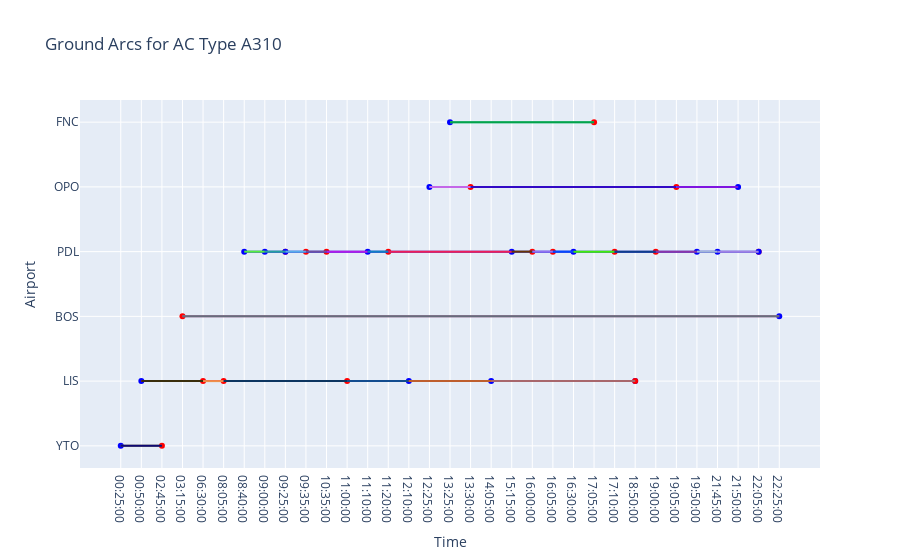
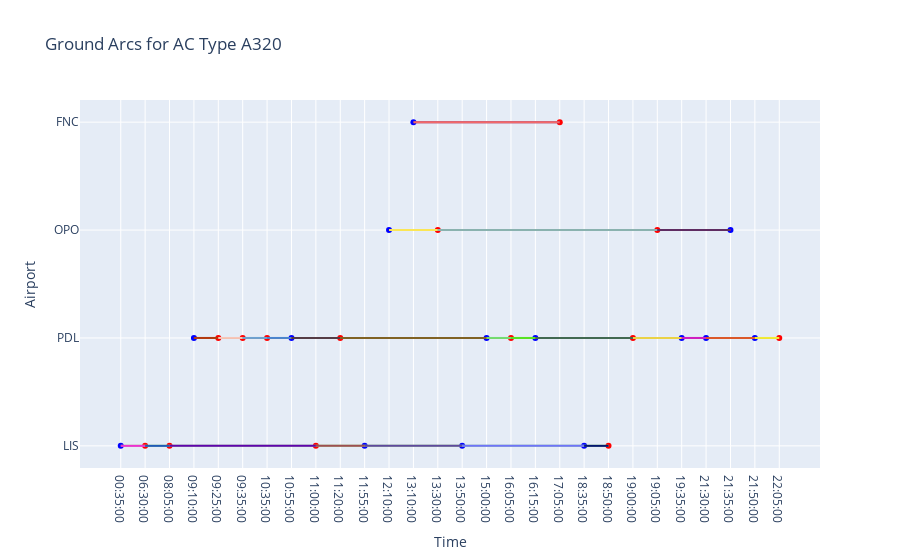

Notebook code for these charts, in order:
### Code cell
import random
import plotly.graph_objects as go

for k in ac_list:
    df = events[events['AC Type'] == k].sort_values(by=['Time'])
    fig = go.Figure()
    
    # Set marker color based on 'D_A' column
    marker_color = ['red' if d_a == 'Departure' else 'blue' for d_a in df['D_A']]
    
    # Add ground arcs
    ground_arcs_k = ground_arcs[ground_arcs['AC Type'] == k]
    for i, row in ground_arcs_k.iterrows():
        # Generate a random color
        random_color = '#' + ''.join(random.choices('0123456789ABCDEF', k=6))
        fig.add_shape(
            type="line",
            x0=row['Start Time'],
            y0=row['Airport'],
            x1=row['End Time'],
            y1=row['Airport'],
            line=dict(color=random_color, width=2)
        )
    
    fig.add_trace(go.Scatter(
        x=df['Time'], 
        y=df['Airport'], 
        mode='markers+text',
        marker=dict(color=marker_color),
        hovertemplate= '<b>Flight no.</b>: ' + df['Flight N'] + '<br>' ))
    
    
    fig.update_layout(
        title="Ground Arcs for AC Type " + k,
        xaxis_title="Time",
        yaxis_title="Airport",
    )
    fig.show()

### Figure 1 — Plotly figure (JSON) as saved in the notebook; plotly's stock layout.template omitted (floating-point values rounded to 4 significant figures)
{"data": [{"hovertemplate": ["<b>Flight no.</b>: S4222<br>", "<b>Flight no.</b>: S4128<br>", "<b>Flight no.</b>: S4223<br>", "<b>Flight no.</b>: S422X<br>", "<b>Flight no.</b>: S4121<br>", "<b>Flight no.</b>: S422Y<br>", "<b>Flight no.</b>: S422X<br>", "<b>Flight no.</b>: S4223<br>", "<b>Flight no.</b>: S4120<br>", "<b>Flight no.</b>: S4121<br>", "<b>Flight no.</b>: S4320<br>", "<b>Flight no.</b>: S4160<br>", "<b>Flight no.</b>: S4125<br>", "<b>Flight no.</b>: S422Y<br>", "<b>Flight no.</b>: S4220<br>", "<b>Flight no.</b>: S4120<br>", "<b>Flight no.</b>: S4320<br>", "<b>Flight no.</b>: S4160<br>", "<b>Flight no.</b>: S4321<br>", "<b>Flight no.</b>: S4220<br>", "<b>Flight no.</b>: S4125<br>", "<b>Flight no.</b>: S4221<br>", "<b>Flight no.</b>: S4124<br>", "<b>Flight no.</b>: S4321<br>", "<b>Flight no.</b>: S4161<br>", "<b>Flight no.</b>: S4222<br>", "<b>Flight no.</b>: S4124<br>", "<b>Flight no.</b>: S4129<br>", "<b>Flight no.</b>: S4212<br>", "<b>Flight no.</b>: S4213<br>", "<b>Flight no.</b>: S4161<br>", "<b>Flight no.</b>: S4129<br>", "<b>Flight no.</b>: S4212<br>", "<b>Flight no.</b>: S4128<br>", "<b>Flight no.</b>: S4213<br>", "<b>Flight no.</b>: S4221<br>"], "marker": {"color": ["blue", "blue", "red", "red", "red", "red", "blue", "blue", "red", "blue", "red", "red", "red", "blue", "red", "blue", "blue", "blue", "red", "blue", "blue", "red", "red", "blue", "red", "red", "blue", "red", "red", "red", "blue", "blue", "blue", "red", "blue", "blue"]}, "mode": "markers+text", "type": "scatter", "x": ["00:25:00", "00:50:00", "02:45:00", "03:15:00", "06:30:00", "08:05:00", "08:40:00", "09:00:00", "09:25:00", "09:25:00", "09:35:00", "10:35:00", "11:00:00", "11:10:00", "11:20:00", "12:10:00", "12:25:00", "13:25:00", "13:30:00", "14:05:00", "15:15:00", "16:00:00", "16:05:00", "16:30:00", "17:05:00", "17:10:00", "18:50:00", "18:50:00", "19:00:00", "19:05:00", "19:50:00", "21:45:00", "21:50:00", "22:05:00", "22:05:00", "22:25:00"], "y": ["YTO", "LIS", "YTO", "BOS", "LIS", "LIS", "PDL", "PDL", "PDL", "PDL", "PDL", "PDL", "LIS", "PDL", "PDL", "LIS", "OPO", "FNC", "OPO", "LIS", "PDL", "PDL", "PDL", "PDL", "FNC", "PDL", "LIS", "LIS", "PDL", "OPO", "PDL", "PDL", "OPO", "PDL", "PDL", "BOS"]}], "layout": {"shapes": [{"line": {"color": "#B968A7", "width": 2}, "type": "line", "x0": "22:25:00", "x1": "03:15:00", "y0": "BOS", "y1": "BOS"}, {"line": {"color": "#666C7A", "width": 2}, "type": "line", "x0": "03:15:00", "x1": "22:25:00", "y0": "BOS", "y1": "BOS"}, {"line": {"color": "#54D2A3", "width": 2}, "type": "line", "x0": "17:05:00", "x1": "13:25:00", "y0": "FNC", "y1": "FNC"}, {"line": {"color": "#03A24B", "width": 2}, "type": "line", "x0": "13:25:00", "x1": "17:05:00", "y0": "FNC", "y1": "FNC"}, {"line": {"color": "#F70656", "width": 2}, "type": "line", "x0": "18:50:00", "x1": "00:50:00", "y0": "LIS", "y1": "LIS"}, {"line": {"color": "#392E0C", "width": 2}, "type": "line", "x0": "00:50:00", "x1": "06:30:00", "y0": "LIS", "y1": "LIS"}, {"line": {"color": "#EE914A", "width": 2}, "type": "line", "x0": "06:30:00", "x1": "08:05:00", "y0": "LIS", "y1": "LIS"}, {"line": {"color": "#0C3560", "width": 2}, "type": "line", "x0": "08:05:00", "x1": "11:00:00", "y0": "LIS", "y1": "LIS"}, {"line": {"color": "#124C8F", "width": 2}, "type": "line", "x0": "11:00:00", "x1": "12:10:00", "y0": "LIS", "y1": "LIS"}, {"line": {"color": "#BE5E2D", "width": 2}, "type": "line", "x0": "12:10:00", "x1": "14:05:00", "y0": "LIS", "y1": "LIS"}, {"line": {"color": "#A8676C", "width": 2}, "type": "line", "x0": "14:05:00", "x1": "18:50:00", "y0": "LIS", "y1": "LIS"}, {"line": {"color": "#00EEF1", "width": 2}, "type": "line", "x0": "21:50:00", "x1": "12:25:00", "y0": "OPO", "y1": "OPO"}, {"line": {"color": "#C467E8", "width": 2}, "type": "line", "x0": "12:25:00", "x1": "13:30:00", "y0": "OPO", "y1": "OPO"}, {"line": {"color": "#3209C5", "width": 2}, "type": "line", "x0": "13:30:00", "x1": "19:05:00", "y0": "OPO", "y1": "OPO"}, {"line": {"color": "#7F14E0", "width": 2}, "type": "line", "x0": "19:05:00", "x1": "21:50:00", "y0": "OPO", "y1": "OPO"}, {"line": {"color": "#1825D0", "width": 2}, "type": "line", "x0": "22:05:00", "x1": "08:40:00", "y0": "PDL", "y1": "PDL"}, {"line": {"color": "#56EE40", "width": 2}, "type": "line", "x0": "08:40:00", "x1": "09:00:00", "y0": "PDL", "y1": "PDL"}, {"line": {"color": "#0448FF", "width": 2}, "type": "line", "x0": "16:05:00", "x1": "16:30:00", "y0": "PDL", "y1": "PDL"}, {"line": {"color": "#40EB0C", "width": 2}, "type": "line", "x0": "16:30:00", "x1": "17:10:00", "y0": "PDL", "y1": "PDL"}, {"line": {"color": "#103E8B", "width": 2}, "type": "line", "x0": "17:10:00", "x1": "19:00:00", "y0": "PDL", "y1": "PDL"}, {"line": {"color": "#8C36A9", "width": 2}, "type": "line", "x0": "19:00:00", "x1": "19:50:00", "y0": "PDL", "y1": "PDL"}, {"line": {"color": "#A2B6DB", "width": 2}, "type": "line", "x0": "19:50:00", "x1": "21:45:00", "y0": "PDL", "y1": "PDL"}, {"line": {"color": "#A183E5", "width": 2}, "type": "line", "x0": "21:45:00", "x1": "22:05:00", "y0": "PDL", "y1": "PDL"}, {"line": {"color": "#26A0A0", "width": 2}, "type": "line", "x0": "09:00:00", "x1": "09:25:00", "y0": "PDL", "y1": "PDL"}, {"line": {"color": "#58ACEB", "width": 2}, "type": "line", "x0": "09:25:00", "x1": "09:35:00", "y0": "PDL", "y1": "PDL"}, {"line": {"color": "#6E50A1", "width": 2}, "type": "line", "x0": "09:35:00", "x1": "10:35:00", "y0": "PDL", "y1": "PDL"}, {"line": {"color": "#B21BEA", "width": 2}, "type": "line", "x0": "10:35:00", "x1": "11:10:00", "y0": "PDL", "y1": "PDL"}, {"line": {"color": "#127FC4", "width": 2}, "type": "line", "x0": "11:10:00", "x1": "11:20:00", "y0": "PDL", "y1": "PDL"}, {"line": {"color": "#EF1E59", "width": 2}, "type": "line", "x0": "11:20:00", "x1": "15:15:00", "y0": "PDL", "y1": "PDL"}, {"line": {"color": "#693506", "width": 2}, "type": "line", "x0": "15:15:00", "x1": "16:00:00", "y0": "PDL", "y1": "PDL"}, {"line": {"color": "#9272F1", "width": 2}, "type": "line", "x0": "16:00:00", "x1": "16:05:00", "y0": "PDL", "y1": "PDL"}, {"line": {"color": "#827832", "width": 2}, "type": "line", "x0": "02:45:00", "x1": "00:25:00", "y0": "YTO", "y1": "YTO"}, {"line": {"color": "#0E0875", "width": 2}, "type": "line", "x0": "00:25:00", "x1": "02:45:00", "y0": "YTO", "y1": "YTO"}], "title": {"text": "Ground Arcs for AC Type A310"}, "xaxis": {"title": {"text": "Time"}}, "yaxis": {"title": {"text": "Airport"}}}}

### Figure 2 — Plotly figure (JSON) as saved in the notebook; plotly's stock layout.template omitted (floating-point values rounded to 4 significant figures)
{"data": [{"hovertemplate": ["<b>Flight no.</b>: S4128<br>", "<b>Flight no.</b>: S4121<br>", "<b>Flight no.</b>: S422Y<br>", "<b>Flight no.</b>: S4121<br>", "<b>Flight no.</b>: S4120<br>", "<b>Flight no.</b>: S4320<br>", "<b>Flight no.</b>: S4160<br>", "<b>Flight no.</b>: S422Y<br>", "<b>Flight no.</b>: S4125<br>", "<b>Flight no.</b>: S4220<br>", "<b>Flight no.</b>: S4120<br>", "<b>Flight no.</b>: S4320<br>", "<b>Flight no.</b>: S4160<br>", "<b>Flight no.</b>: S4321<br>", "<b>Flight no.</b>: S4220<br>", "<b>Flight no.</b>: S4125<br>", "<b>Flight no.</b>: S4124<br>", "<b>Flight no.</b>: S4321<br>", "<b>Flight no.</b>: S4161<br>", "<b>Flight no.</b>: S4124<br>", "<b>Flight no.</b>: S4129<br>", "<b>Flight no.</b>: S4212<br>", "<b>Flight no.</b>: S4213<br>", "<b>Flight no.</b>: S4161<br>", "<b>Flight no.</b>: S4129<br>", "<b>Flight no.</b>: S4212<br>", "<b>Flight no.</b>: S4213<br>", "<b>Flight no.</b>: S4128<br>"], "marker": {"color": ["blue", "red", "red", "blue", "red", "red", "red", "blue", "red", "red", "blue", "blue", "blue", "red", "blue", "blue", "red", "blue", "red", "blue", "red", "red", "red", "blue", "blue", "blue", "blue", "red"]}, "mode": "markers+text", "type": "scatter", "x": ["00:35:00", "06:30:00", "08:05:00", "09:10:00", "09:25:00", "09:35:00", "10:35:00", "10:55:00", "11:00:00", "11:20:00", "11:55:00", "12:10:00", "13:10:00", "13:30:00", "13:50:00", "15:00:00", "16:05:00", "16:15:00", "17:05:00", "18:35:00", "18:50:00", "19:00:00", "19:05:00", "19:35:00", "21:30:00", "21:35:00", "21:50:00", "22:05:00"], "y": ["LIS", "LIS", "LIS", "PDL", "PDL", "PDL", "PDL", "PDL", "LIS", "PDL", "LIS", "OPO", "FNC", "OPO", "LIS", "PDL", "PDL", "PDL", "FNC", "LIS", "LIS", "PDL", "OPO", "PDL", "PDL", "OPO", "PDL", "PDL"]}], "layout": {"shapes": [{"line": {"color": "#782778", "width": 2}, "type": "line", "x0": "17:05:00", "x1": "13:10:00", "y0": "FNC", "y1": "FNC"}, {"line": {"color": "#F36969", "width": 2}, "type": "line", "x0": "13:10:00", "x1": "17:05:00", "y0": "FNC", "y1": "FNC"}, {"line": {"color": "#9DDE7D", "width": 2}, "type": "line", "x0": "18:50:00", "x1": "00:35:00", "y0": "LIS", "y1": "LIS"}, {"line": {"color": "#EF30D4", "width": 2}, "type": "line", "x0": "00:35:00", "x1": "06:30:00", "y0": "LIS", "y1": "LIS"}, {"line": {"color": "#2059B8", "width": 2}, "type": "line", "x0": "06:30:00", "x1": "08:05:00", "y0": "LIS", "y1": "LIS"}, {"line": {"color": "#6003AF", "width": 2}, "type": "line", "x0": "08:05:00", "x1": "11:00:00", "y0": "LIS", "y1": "LIS"}, {"line": {"color": "#9E4E53", "width": 2}, "type": "line", "x0": "11:00:00", "x1": "11:55:00", "y0": "LIS", "y1": "LIS"}, {"line": {"color": "#5F489F", "width": 2}, "type": "line", "x0": "11:55:00", "x1": "13:50:00", "y0": "LIS", "y1": "LIS"}, {"line": {"color": "#6F73FB", "width": 2}, "type": "line", "x0": "13:50:00", "x1": "18:35:00", "y0": "LIS", "y1": "LIS"}, {"line": {"color": "#041671", "width": 2}, "type": "line", "x0": "18:35:00", "x1": "18:50:00", "y0": "LIS", "y1": "LIS"}, {"line": {"color": "#DD277F", "width": 2}, "type": "line", "x0": "21:35:00", "x1": "12:10:00", "y0": "OPO", "y1": "OPO"}, {"line": {"color": "#FBE655", "width": 2}, "type": "line", "x0": "12:10:00", "x1": "13:30:00", "y0": "OPO", "y1": "OPO"}, {"line": {"color": "#8AB2AF", "width": 2}, "type": "line", "x0": "13:30:00", "x1": "19:05:00", "y0": "OPO", "y1": "OPO"}, {"line": {"color": "#5F2C62", "width": 2}, "type": "line", "x0": "19:05:00", "x1": "21:35:00", "y0": "OPO", "y1": "OPO"}, {"line": {"color": "#DF6E1A", "width": 2}, "type": "line", "x0": "22:05:00", "x1": "09:10:00", "y0": "PDL", "y1": "PDL"}, {"line": {"color": "#B2390F", "width": 2}, "type": "line", "x0": "09:10:00", "x1": "09:25:00", "y0": "PDL", "y1": "PDL"}, {"line": {"color": "#EAD246", "width": 2}, "type": "line", "x0": "19:00:00", "x1": "19:35:00", "y0": "PDL", "y1": "PDL"}, {"line": {"color": "#CF1DC4", "width": 2}, "type": "line", "x0": "19:35:00", "x1": "21:30:00", "y0": "PDL", "y1": "PDL"}, {"line": {"color": "#DB5829", "width": 2}, "type": "line", "x0": "21:30:00", "x1": "21:50:00", "y0": "PDL", "y1": "PDL"}, {"line": {"color": "#F1EC37", "width": 2}, "type": "line", "x0": "21:50:00", "x1": "22:05:00", "y0": "PDL", "y1": "PDL"}, {"line": {"color": "#F6C6B9", "width": 2}, "type": "line", "x0": "09:25:00", "x1": "09:35:00", "y0": "PDL", "y1": "PDL"}, {"line": {"color": "#6DA2D2", "width": 2}, "type": "line", "x0": "09:35:00", "x1": "10:35:00", "y0": "PDL", "y1": "PDL"}, {"line": {"color": "#4985D1", "width": 2}, "type": "line", "x0": "10:35:00", "x1": "10:55:00", "y0": "PDL", "y1": "PDL"}, {"line": {"color": "#553C45", "width": 2}, "type": "line", "x0": "10:55:00", "x1": "11:20:00", "y0": "PDL", "y1": "PDL"}, {"line": {"color": "#806224", "width": 2}, "type": "line", "x0": "11:20:00", "x1": "15:00:00", "y0": "PDL", "y1": "PDL"}, {"line": {"color": "#72DD72", "width": 2}, "type": "line", "x0": "15:00:00", "x1": "16:05:00", "y0": "PDL", "y1": "PDL"}, {"line": {"color": "#55E523", "width": 2}, "type": "line", "x0": "16:05:00", "x1": "16:15:00", "y0": "PDL", "y1": "PDL"}, {"line": {"color": "#426951", "width": 2}, "type": "line", "x0": "16:15:00", "x1": "19:00:00", "y0": "PDL", "y1": "PDL"}], "title": {"text": "Ground Arcs for AC Type A320"}, "xaxis": {"title": {"text": "Time"}}, "yaxis": {"title": {"text": "Airport"}}}}
